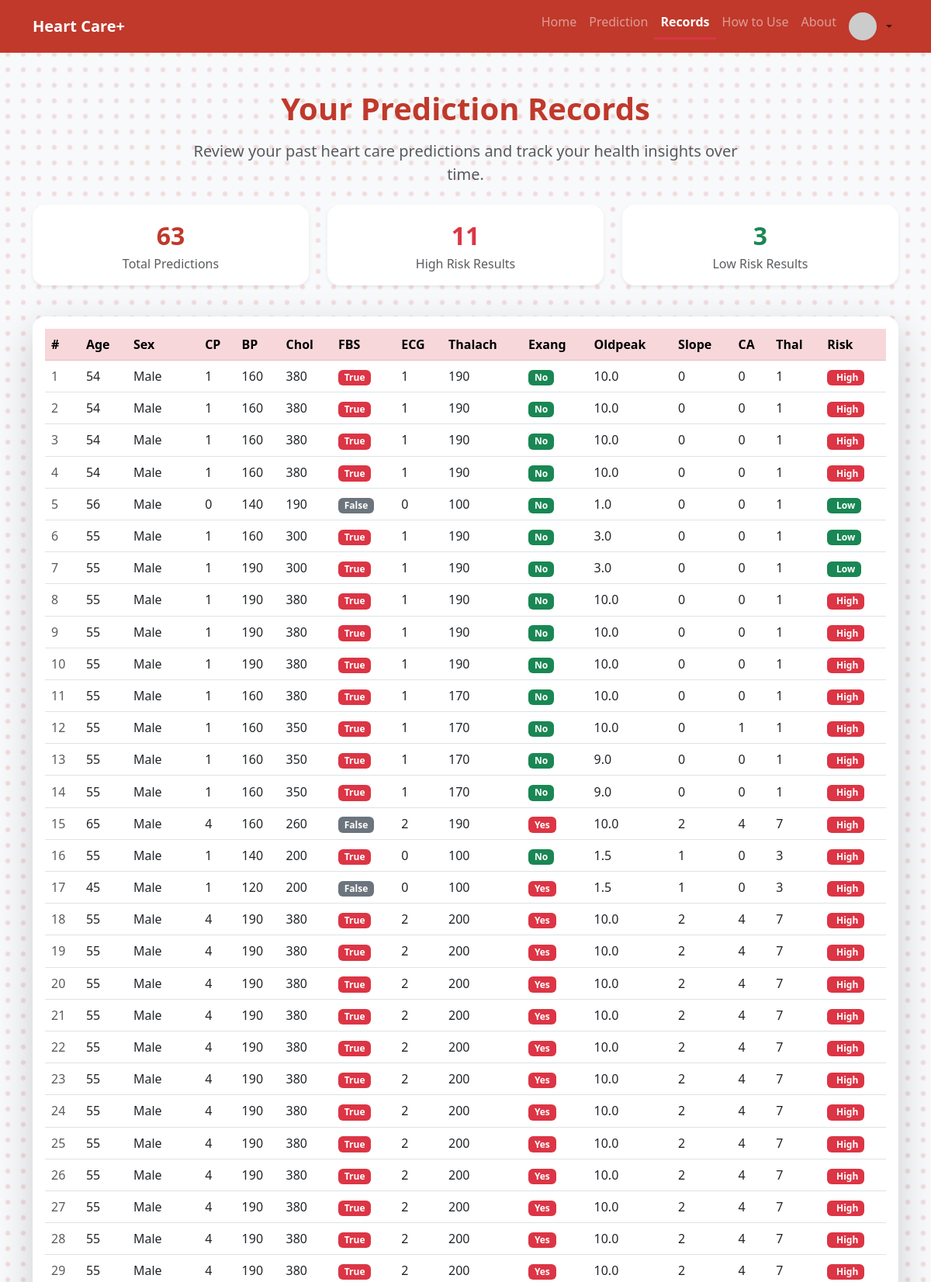
/records (signed in, upper part), run on the app's committed database.
### tables this page shows
CREATE TABLE records (
        id INTEGER PRIMARY KEY AUTOINCREMENT,
        user_id INTEGER,
        age INTEGER, sex INTEGER, cp INTEGER, trestbps INTEGER, chol INTEGER, fbs INTEGER, restecg INTEGER, thalach INTEGER, exang INTEGER, oldpeak REAL, slope INTEGER, ca INTEGER, thal INTEGER, risk INTEGER,
        FOREIGN KEY(user_id) REFERENCES users(id)
    );

### controllers/main_controller.py (the view)
@main_blueprint.route('/records')
def records():
    if 'user_id' not in session:
        return redirect(url_for('auth.login'))
    records = get_records(session['user_id'])
    return render_template('records.html', records=records, current_page='records')

### controllers/auth_controller.py (called while the page is built)
@auth_blueprint.before_app_request
def setup():
    init_db()

### models/user_model.py (called while the page is built)
def get_db():
    conn = sqlite3.connect(DB_PATH)
    conn.row_factory = sqlite3.Row
    return conn

def get_records(user_id):
    conn = get_db()
    c = conn.cursor()
    c.execute('SELECT * FROM records WHERE user_id = ?', (user_id,))
    records = c.fetchall()
    conn.close()
    return records

### templates/records.html (shortened to what this page needs)
{% extends 'base.html' %}
{% block content %}
<div class="container py-5">
  <div class="row mb-4">
    <div class="col-lg-8 mx-auto text-center">
      <h1 class="fw-bold mb-3" style="color:#c0392b;">Your Prediction Records</h1>
      <p class="lead text-muted mb-0">Review your past heart care predictions and track your health insights over time.</p>
    </div>
  </div>
  {% if records and records|length > 0 %}
  <div class="row mb-4 justify-content-center">
    <div class="col-md-4 mb-3">
      <div class="card border-0 shadow-sm text-center">
        <div class="card-body">
          <div class="fs-2 fw-bold" style="color:#c0392b;">{{ records|length }}</div>
          <div class="text-muted">Total Predictions</div>
        </div>
      </div>
    </div>
    <div class="col-md-4 mb-3">
      <div class="card border-0 shadow-sm text-center">
        <div class="card-body">
          <div class="fs-2 fw-bold text-danger">{{ records|selectattr('risk', 'equalto', 1)|list|length }}</div>
          <div class="text-muted">High Risk Results</div>
        </div>
      </div>
    </div>
    <div class="col-md-4 mb-3">
      <div class="card border-0 shadow-sm text-center">
        <div class="card-body">
          <div class="fs-2 fw-bold text-success">{{ records|selectattr('risk', 'equalto', 0)|list|length }}</div>
          <div class="text-muted">Low Risk Results</div>
        </div>
      </div>
    </div>
  </div>
  <div class="card shadow-lg border-0">
    <div class="card-body">
      <div class="table-responsive">
        <table class="table align-middle table-hover">
          <thead class="table-danger">
            <tr>
              <th>#</th>
              <th>Age</th>
              <th>Sex</th>
              <th>CP</th>
              <th>BP</th>
              <th>Chol</th>
              <th>FBS</th>
              <th>ECG</th>
              <th>Thalach</th>
              <th>Exang</th>
              <th>Oldpeak</th>
              <th>Slope</th>
              <th>CA</th>
              <th>Thal</th>
              <th>Risk</th>
            </tr>
          </thead>
          <tbody>
            {% for r in records %}
            <tr>
              <td class="text-muted">{{ loop.index }}</td>
              <td>{{ r['age'] }}</td>
              <td>{{ 'Male' if r['sex']==1 else 'Female' }}</td>
              <td>{{ r['cp'] }}</td>
              <td>{{ r['trestbps'] }}</td>
              <td>{{ r['chol'] }}</td>
              <td><span class="badge bg-{{ 'danger' if r['fbs']==1 else 'secondary' }}">{{ 'True' if r['fbs']==1 else 'False' }}</span></td>
              <td>{{ r['restecg'] }}</td>
              <td>{{ r['thalach'] }}</td>
              <td><span class="badge bg-{{ 'danger' if r['exang']==1 else 'success' }}">{{ 'Yes' if r['exang']==1 else 'No' }}</span></td>
              <td>{{ r['oldpeak'] }}</td>
              <td>{{ r['slope'] }}</td>
              <td>{{ r['ca'] }}</td>
              <td>{{ r['thal'] }}</td>
              <td>
                {% if r['risk'] %}
                  <span class="badge bg-danger"> High</span>
                {% else %}
                  <span class="badge bg-success"> Low</span>
                {% endif %}
              </td>
            </tr>
            {% endfor %}
          </tbody>
        </table>
      </div>
    </div>
  </div>
  {% else %}
  <div class="row">
    <div class="col-lg-8 mx-auto text-center">
      <div class="alert alert-info">No records found. Start your first prediction to see results here!</div>
    </div>
  </div>
  {% endif %}
</div>
{% endblock %}

### templates/base.html (shortened to what this page needs)
<!DOCTYPE html>
<html lang="en">
<head>
    <link href="https://cdn.jsdelivr.net/npm/bootstrap@5.3.0/dist/css/bootstrap.min.css" rel="stylesheet">
    <link rel="stylesheet" href="/static/style.css">
</head>
<body class="bg-light d-flex flex-column min-vh-100">
{% set hide_navbar = request.path in ['/login', '/signup', '/admin/login', '/admin/signup'] %}
{% if not hide_navbar %}
  {% if session.get('is_admin') and request.path.startswith('/admin') %}
    <nav class="navbar navbar-expand-lg" style="background:#c0392b;">
      <div class="container">
        <a class="navbar-brand text-white fw-bold" href="/admin/dashboard">Heart Care+ Admin</a>
        <button class="navbar-toggler" type="button" data-bs-toggle="collapse" data-bs-target="#adminNavbar" aria-controls="adminNavbar" aria-expanded="false" aria-label="Toggle navigation">
          <span class="navbar-toggler-icon"></span>
        </button>
        <div class="collapse navbar-collapse" id="adminNavbar">
          <ul class="navbar-nav ms-auto">
            <li class="nav-item">
              <a class="nav-link text-white-50 {% if request.path == '/admin/dashboard' %}fw-bold border-bottom border-3 border-danger text-white{% endif %}" href="/admin/dashboard">Dashboard</a>
            </li>
            <li class="nav-item">
              <a class="nav-link text-white-50 {% if request.path == '/admin/users' %}fw-bold border-bottom border-3 border-danger text-white{% endif %}" href="/admin/users">Manage Users</a>
            </li>
            <li class="nav-item dropdown">
              <a class="nav-link dropdown-toggle d-flex align-items-center" href="#" id="adminAccountDropdown" role="button" data-bs-toggle="dropdown" aria-expanded="false">
                <img src="https://ui-avatars.com/api/?name=Admin&background=fff&color=c0392b&rounded=true&size=40" alt="Admin" class="rounded-circle me-2" width="36" height="36">
              </a>
              <ul class="dropdown-menu dropdown-menu-end" aria-labelledby="adminAccountDropdown">
                <li class="dropdown-item"><strong>Admin</strong></li>
                <li><span class="dropdown-item-text small text-muted">admin</span></li>
                <li><hr class="dropdown-divider"></li>
                <li><a class="dropdown-item text-danger" href="/admin/logout">Logout</a></li>
              </ul>
            </li>
          </ul>
        </div>
      </div>
    </nav>
  {% else %}
    <nav class="navbar navbar-expand-lg" style="background:#c0392b;">
      <div class="container">
        <a class="navbar-brand text-white fw-bold" href="/">Heart Care+</a>
        <div class="collapse navbar-collapse" id="navbarNav">
          <ul class="navbar-nav ms-auto">
            <li class="nav-item">
              <a class="nav-link {% if current_page == 'home' %}fw-bold border-bottom border-3 border-danger text-white{% else %}text-white-50{% endif %}" href="/">Home</a>
            </li>
            <li class="nav-item">
              <a class="nav-link {% if current_page == 'predict' %}fw-bold border-bottom border-3 border-danger text-white{% else %}text-white-50{% endif %}" href="/predict">Prediction</a>
            </li>
            <li class="nav-item">
              <a class="nav-link {% if current_page == 'records' %}fw-bold border-bottom border-3 border-danger text-white{% else %}text-white-50{% endif %}" href="/records">Records</a>
            </li>
            <li class="nav-item">
              <a class="nav-link {% if current_page == 'how-to-use' %}fw-bold border-bottom border-3 border-danger text-white{% else %}text-white-50{% endif %}" href="/how-to-use">How to Use</a>
            </li>
            <li class="nav-item">
              <a class="nav-link {% if current_page == 'about' %}fw-bold border-bottom border-3 border-danger text-white{% else %}text-white-50{% endif %}" href="/about">About</a>
            </li>
            {% if session.get('user_id') %}
            <li class="nav-item dropdown">
              <a class="nav-link dropdown-toggle d-flex align-items-center" href="#" id="accountDropdown" role="button" data-bs-toggle="dropdown" aria-expanded="false">
                <img src="https://ui-avatars.com/api/?name={{ session.get('name', session.get('username'))|urlencode }}&background=fff&color=c0392b&rounded=true&size=40" alt="User" class="rounded-circle me-2" width="36" height="36">
              </a>
            </li>
            {% else %}
            <li class="nav-item">
              <a class="btn btn-light fw-bold ms-2 px-4" href="/login">Login</a>
            </li>
            {% endif %}
          </ul>
        </div>
      </div>
    </nav>
  {% endif %}
{% endif %}
<main class="flex-fill">
    <div aria-live="polite" aria-atomic="true" class="position-relative">
      <div id="toast-container" class="toast-container position-fixed top-0 end-0 p-3" style="z-index: 1100;">
      </div>
    </div>
    {% block content %}{% endblock %}
</main>
</body>
</html>

### static/style.css (style rules this page uses)
body { background: #fff5f5; background-image: radial-gradient(rgba(192,57,43,0.15) 2px, transparent 4px); background-size: 20px 20px; }
.card { border-radius: 1rem; border: none; }

### data on the page
records: age "54", sex "Male", cp "1", trestbps "160", chol "380", fbs "True", restecg "1", thalach "190", exang "No", oldpeak "10.0", slope "0", ca "0", thal "1", risk "High"
records: age "54", sex "Male", cp "1", trestbps "160", chol "380", fbs "True", restecg "1", thalach "190", exang "No", oldpeak "10.0", slope "0", ca "0", thal "1", risk "High"
records: age "54", sex "Male", cp "1", trestbps "160", chol "380", fbs "True", restecg "1", thalach "190", exang "No", oldpeak "10.0", slope "0", ca "0", thal "1", risk "High"
records: age "54", sex "Male", cp "1", trestbps "160", chol "380", fbs "True", restecg "1", thalach "190", exang "No", oldpeak "10.0", slope "0", ca "0", thal "1", risk "High"
records: age "56", sex "Male", cp "0", trestbps "140", chol "190", fbs "False", restecg "0", thalach "100", exang "No", oldpeak "1.0", slope "0", ca "0", thal "1", risk "Low"
records: age "55", sex "Male", cp "1", trestbps "160", chol "300", fbs "True", restecg "1", thalach "190", exang "No", oldpeak "3.0", slope "0", ca "0", thal "1", risk "Low"
records: age "55", sex "Male", cp "1", trestbps "190", chol "300", fbs "True", restecg "1", thalach "190", exang "No", oldpeak "3.0", slope "0", ca "0", thal "1", risk "Low"
records: age "55", sex "Male", cp "1", trestbps "190", chol "380", fbs "True", restecg "1", thalach "190", exang "No", oldpeak "10.0", slope "0", ca "0", thal "1", risk "High"
records: age "55", sex "Male", cp "1", trestbps "190", chol "380", fbs "True", restecg "1", thalach "190", exang "No", oldpeak "10.0", slope "0", ca "0", thal "1", risk "High"
records: age "55", sex "Male", cp "1", trestbps "190", chol "380", fbs "True", restecg "1", thalach "190", exang "No", oldpeak "10.0", slope "0", ca "0", thal "1", risk "High"
records: age "55", sex "Male", cp "1", trestbps "160", chol "380", fbs "True", restecg "1", thalach "170", exang "No", oldpeak "10.0", slope "0", ca "0", thal "1", risk "High"
records: age "55", sex "Male", cp "1", trestbps "160", chol "350", fbs "True", restecg "1", thalach "170", exang "No", oldpeak "10.0", slope "0", ca "1", thal "1", risk "High"
records: age "55", sex "Male", cp "1", trestbps "160", chol "350", fbs "True", restecg "1", thalach "170", exang "No", oldpeak "9.0", slope "0", ca "0", thal "1", risk "High"
records: age "55", sex "Male", cp "1", trestbps "160", chol "350", fbs "True", restecg "1", thalach "170", exang "No", oldpeak "9.0", slope "0", ca "0", thal "1", risk "High"
records: age "65", sex "Male", cp "4", trestbps "160", chol "260", fbs "False", restecg "2", thalach "190", exang "Yes", oldpeak "10.0", slope "2", ca "4", thal "7", risk "High"
records: age "55", sex "Male", cp "1", trestbps "140", chol "200", fbs "True", restecg "0", thalach "100", exang "No", oldpeak "1.5", slope "1", ca "0", thal "3", risk "High"
records: age "45", sex "Male", cp "1", trestbps "120", chol "200", fbs "False", restecg "0", thalach "100", exang "Yes", oldpeak "1.5", slope "1", ca "0", thal "3", risk "High"
records: age "55", sex "Male", cp "4", trestbps "190", chol "380", fbs "True", restecg "2", thalach "200", exang "Yes", oldpeak "10.0", slope "2", ca "4", thal "7", risk "High"
records: age "55", sex "Male", cp "4", trestbps "190", chol "380", fbs "True", restecg "2", thalach "200", exang "Yes", oldpeak "10.0", slope "2", ca "4", thal "7", risk "High"
records: age "55", sex "Male", cp "4", trestbps "190", chol "380", fbs "True", restecg "2", thalach "200", exang "Yes", oldpeak "10.0", slope "2", ca "4", thal "7", risk "High"
records: age "55", sex "Male", cp "4", trestbps "190", chol "380", fbs "True", restecg "2", thalach "200", exang "Yes", oldpeak "10.0", slope "2", ca "4", thal "7", risk "High"
records: age "55", sex "Male", cp "4", trestbps "190", chol "380", fbs "True", restecg "2", thalach "200", exang "Yes", oldpeak "10.0", slope "2", ca "4", thal "7", risk "High"
records: age "55", sex "Male", cp "4", trestbps "190", chol "380", fbs "True", restecg "2", thalach "200", exang "Yes", oldpeak "10.0", slope "2", ca "4", thal "7", risk "High"
records: age "55", sex "Male", cp "4", trestbps "190", chol "380", fbs "True", restecg "2", thalach "200", exang "Yes", oldpeak "10.0", slope "2", ca "4", thal "7", risk "High"
records: age "55", sex "Male", cp "4", trestbps "190", chol "380", fbs "True", restecg "2", thalach "200", exang "Yes", oldpeak "10.0", slope "2", ca "4", thal "7", risk "High"
records: age "55", sex "Male", cp "4", trestbps "190", chol "380", fbs "True", restecg "2", thalach "200", exang "Yes", oldpeak "10.0", slope "2", ca "4", thal "7", risk "High"
records: age "55", sex "Male", cp "4", trestbps "190", chol "380", fbs "True", restecg "2", thalach "200", exang "Yes", oldpeak "10.0", slope "2", ca "4", thal "7", risk "High"
records: age "55", sex "Male", cp "4", trestbps "190", chol "380", fbs "True", restecg "2", thalach "200", exang "Yes", oldpeak "10.0", slope "2", ca "4", thal "7", risk "High"
records: age "55", sex "Male", cp "4", trestbps "190", chol "380", fbs "True", restecg "2", thalach "200", exang "Yes", oldpeak "10.0", slope "2", ca "4", thal "7", risk "High"

### other printed values
{{ records|length }} "63"
{{ records|selectattr('risk', 'equalto', 1)|list|length }} "11"
{{ records|selectattr('risk', 'equalto', 0)|list|length }} "3"
